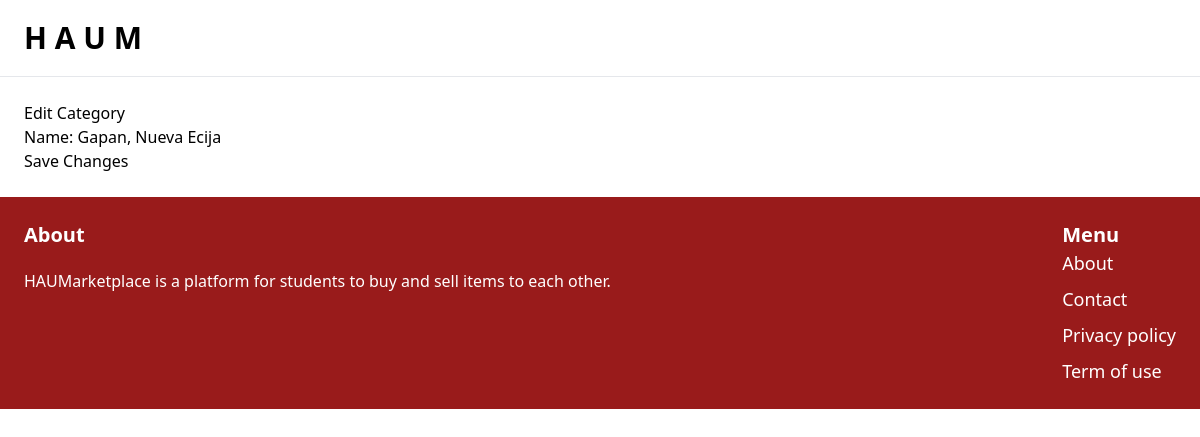
The app's page /item/location/9/edit/, older data.
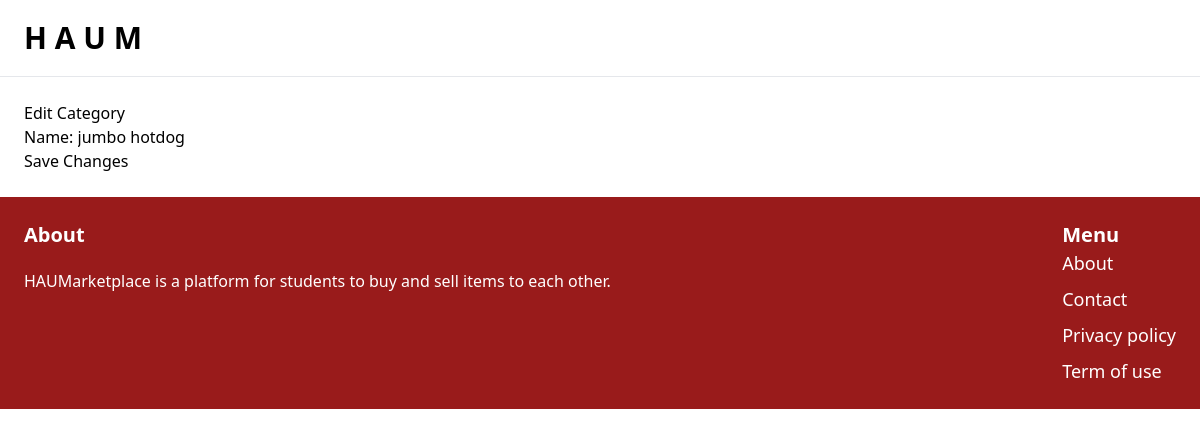
The same page, newer data.
### profile/models.py (models this page shows, shortened)
class Location(models.Model):
    name = models.CharField(max_length=50)

### item/views.py (the view)
# urls.py: path('location/<int:pk>/edit/', LocationUpdateView.as_view(), name='edit_location'),
class LocationUpdateView(UpdateView):
    model = Location
    form_class = LocationForm
    template_name = 'item/edit_location.html'
    success_url = reverse_lazy('item:items')

### item/forms.py
class LocationForm(forms.ModelForm):
    class Meta:
        model = Location
        fields = ['name']

### templates/item/edit_location.html (shortened to what this page needs)
{% extends "core/base.html" %}
{% block content %}
<h2>Edit Category</h2>
<form method="post">
    {{ form.as_p }}
    <button type="submit">Save Changes</button>
</form>
{% endblock %}

Row changes from the older to the newer data that the page shows:
changed Location: name "Gapan, Nueva Ecija" → "jumbo hotdog"
